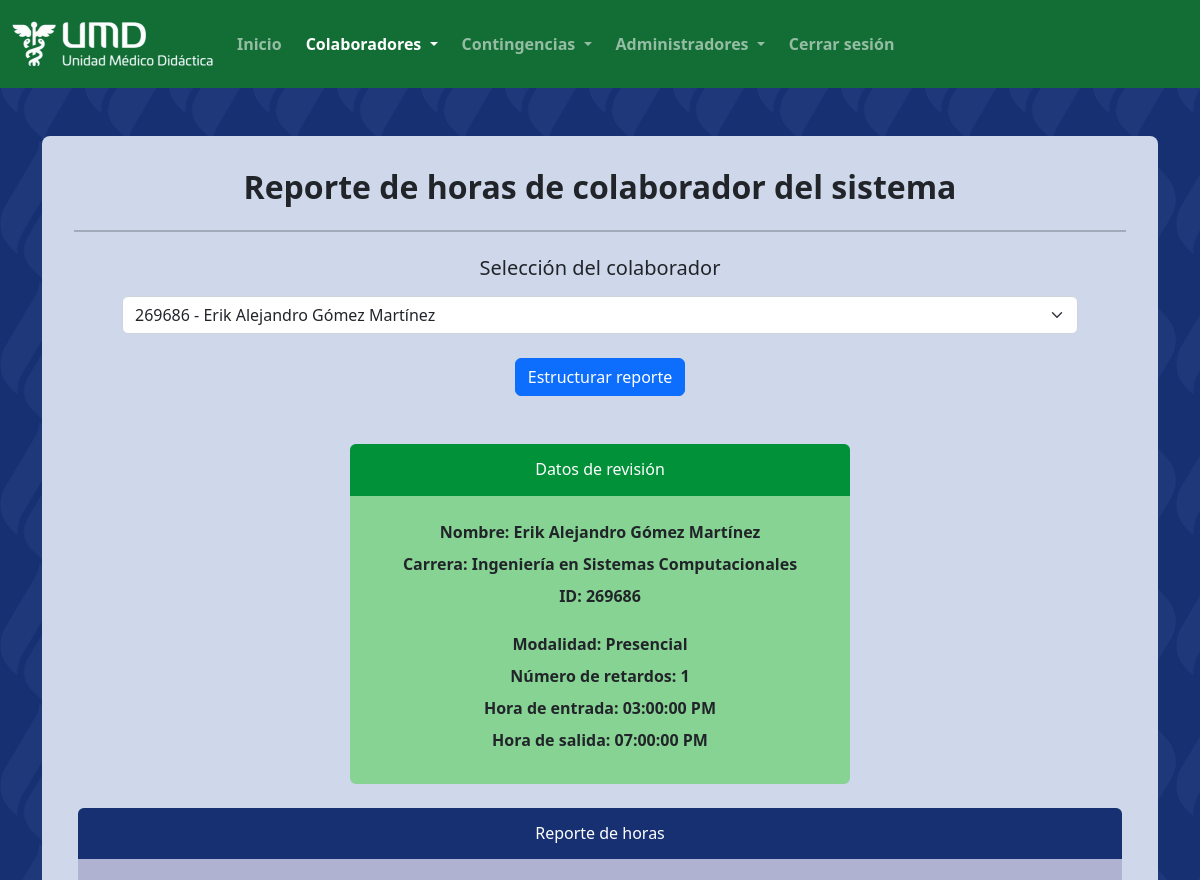
/administrador/operaciones_adicionales_colaborador/reporte_horas.php?ID-colaborador=269686 (signed in, upper part), run on an earlier commit of the app's database.
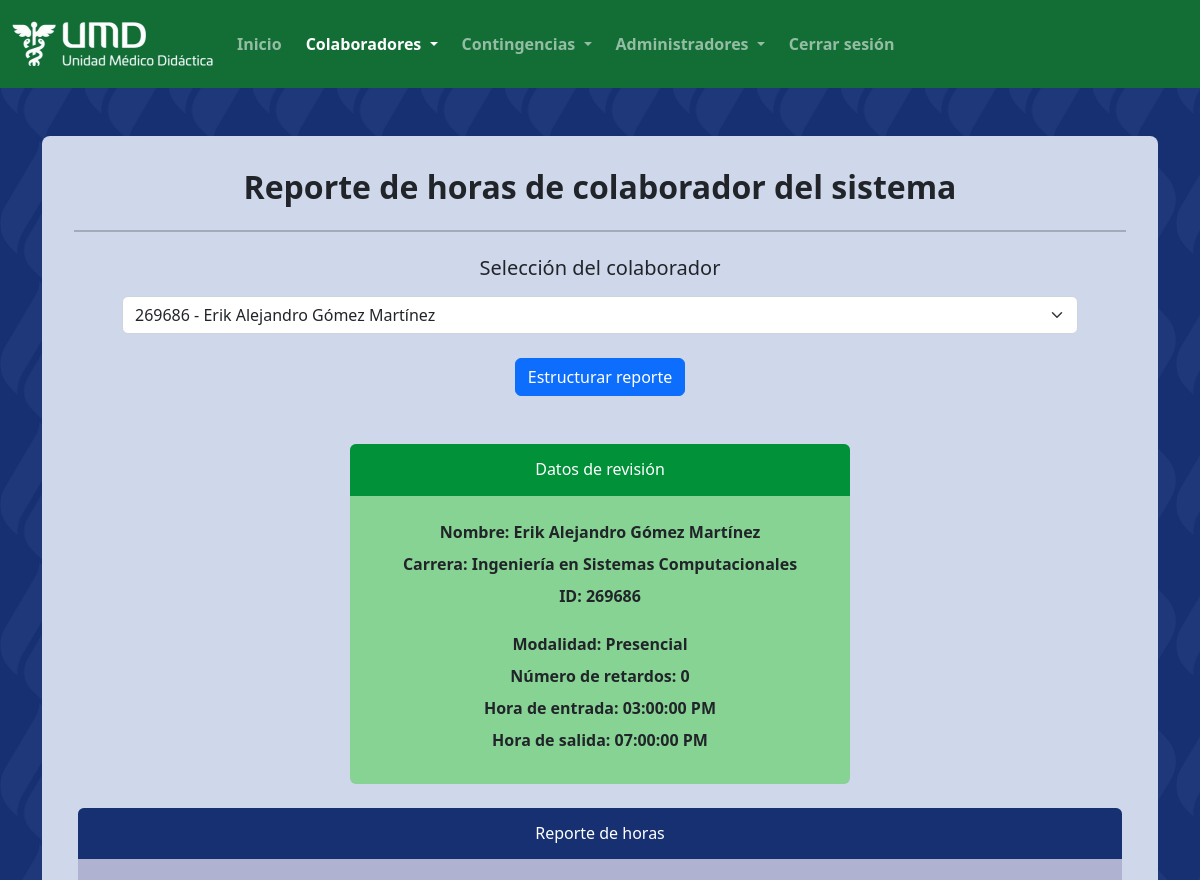
And on a later commit of the database.
### tables this page shows
CREATE TABLE `colaborador` (
  `ID` int(10) UNSIGNED NOT NULL,
  `nombres` varchar(100) NOT NULL,
  `apellido_paterno` varchar(45) NOT NULL,
  `apellido_materno` varchar(45) DEFAULT NULL,
  `numero_retardos` int(11) NOT NULL DEFAULT 0,
  `ID_carrera` int(10) UNSIGNED NOT NULL,
  `ID_modalidad` int(10) UNSIGNED NOT NULL,
  `ID_horario` int(10) UNSIGNED NOT NULL
);

CREATE TABLE `carrera` (
  `ID` int(10) UNSIGNED NOT NULL,
  `nombre` tinytext NOT NULL
);

CREATE TABLE `modalidad_colaborador` (
  `ID` int(10) UNSIGNED NOT NULL,
  `nombre` varchar(45) NOT NULL
);

CREATE TABLE `horario` (
  `ID` int(10) UNSIGNED NOT NULL,
  `hora_inicial` time NOT NULL,
  `hora_final` time NOT NULL,
  `ID_turno` int(10) UNSIGNED NOT NULL
);

### administrador/operaciones_adicionales_colaborador/reporte_horas.php (the view, shortened to what the changed rows need)
<?php
    $conexion_base = new mysqli("localhost", "root", "", "checadorumd");
    $colaboradores = $conexion_base->query("SELECT ID, CONCAT_WS(' ', nombres, apellido_paterno, apellido_materno)
    AS nombre_completo FROM `colaborador`;");
    if(isset($_GET["ID-colaborador"])) {
        if($usuario = $conexion_base->query("SELECT colaborador.ID, colaborador.nombres, colaborador.apellido_paterno,
        colaborador.apellido_materno, carrera.nombre AS carrera, modalidad_colaborador.nombre AS modalidad, colaborador.numero_retardos,
        horario.hora_inicial, horario.hora_final
        FROM colaborador JOIN carrera ON colaborador.ID_carrera = carrera.ID
        JOIN modalidad_colaborador ON colaborador.ID_modalidad = modalidad_colaborador.ID
        JOIN horario ON colaborador.ID_horario = horario.ID
        WHERE colaborador.ID = '" . @$_GET["ID-colaborador"] . "' LIMIT 1;")) {
            if($usuario->num_rows > 0) {
                $resultados = $usuario->fetch_row();
                $ID_colaborador = $resultados[0];
                $nombre_colaborador = $resultados[1] . " " . $resultados[2] . " " . $resultados[3];
                $carrera = $resultados[4];
                $modalidad = $resultados[5];
                $numero_retardos = $resultados[6];
                $hora_inicial = $resultados[7];
                $hora_final = $resultados[8];
            }
        }
    }
?>
<html lang="es" class="d-none invisible">
    <head>
        <link rel="stylesheet" href="../../css/clases_globales.css">
        <link rel="stylesheet" href="../../css/estilos_administradores.css">
        <link rel="stylesheet" href="https://cdn.jsdelivr.net/npm/bootstrap-icons@1.9.1/font/bootstrap-icons.css">
        <link href="https://cdn.jsdelivr.net/npm/bootstrap@5.2.0/dist/css/bootstrap.min.css" rel="stylesheet">
        <link rel="stylesheet" href="../../css/dselect.min.css">
    </head>
    <body class="fondo-pantone-azul-oscuro">
        <div class="mx-2 mx-md-0">
            <div class="container-xl my-5">
                <div class="jumbotron fondo-pantone-azul-claro">
                    <h1 class="fs-2 fw-semibold text-center">
                        Reporte de horas de colaborador del sistema
                    </h1>
                    <hr class="my-4 border border-1 border-dark">
                    <form method="GET" action="<?=$_SERVER['PHP_SELF']?>" class="mb-0 px-0 px-md-5">
                        <h5 class="text-center mb-3"> Selección del colaborador </h5>
                        <select class="form-select mb-4" name="ID-colaborador" id="colaboradores" required>
                            <?php
                                if(isset($colaboradores) && $colaboradores->num_rows > 0) {
                                    while($colaborador = $colaboradores->fetch_row()) {
                                        if(@$_GET["ID-colaborador"] == $colaborador[0]) {
                                            echo "<option selected value='" . $colaborador[0] . "'> "
                                            . $colaborador[0] . " - " . $colaborador[1] . " </option> ";
                                        }
                                        else {
                                            echo "<option value='" . $colaborador[0] . "'> "
                                            . $colaborador[0] . " - " . $colaborador[1] . " </option> ";
                                        }
                                    }
                                }
                            ?>
                        </select>
                        <div class="text-center">
                        </div>
                    </form>
                    <?php
                    if(isset($_GET["ID-colaborador"])) {
                    ?>
                        <div class="row px-1 mt-5">
                            <div class="col-12 mb-4 mx-0">
                                <div class="rounded-2 fondo-pantone-verde-claro recuadro mx-auto">
                                    <div class="p-4 text-center">
                                        <?php
                                        if(!isset($resultados)) {
                                        ?>
                                            <p class="fw-semibold mb-0">
                                                El colaborador no fue encontrado
                                            </p>
                                        <?php
                                        }
                                        else {
                                        ?>
                                            <p class="fw-semibold mb-2">
                                                Nombre: <?php echo $nombre_colaborador ?>
                                            </p>
                                            <p class="fw-semibold mb-2">
                                                Carrera: <?php echo $carrera ?>
                                            </p>
                                            <p class="fw-semibold mb-4">
                                                ID: <?php echo $ID_colaborador ?>
                                            </p>
                                            <p class="fw-semibold mb-2">
                                                Modalidad: <?php echo $modalidad ?>
                                            </p>
                                            <p class="fw-semibold mb-2">
                                                Número de retardos: <?php echo $numero_retardos ?>
                                            </p>
                                            <p class="fw-semibold mb-2">
                                                Hora de entrada: <?php echo date("h:i:s A", strtotime($hora_inicial)) ?>
                                            </p>
                                            <p class="fw-semibold mb-2">
                                                Hora de salida: <?php echo date("h:i:s A", strtotime($hora_final)) ?>
                                            </p>
                                        <?php
                                        }
                                        ?>
                                    </div>
                                </div>
                            </div>
                            <div class="col-12">
                            </div>
                        </div>
                    <?php
                    }
                    ?>
                </div>
            </div>
        </div>
    </body>
</html>

What changed in the data, as far as the page shows it:
changed colaborador "Erik Alejandro Gómez Martínez": numero_retardos "1" → "0"
